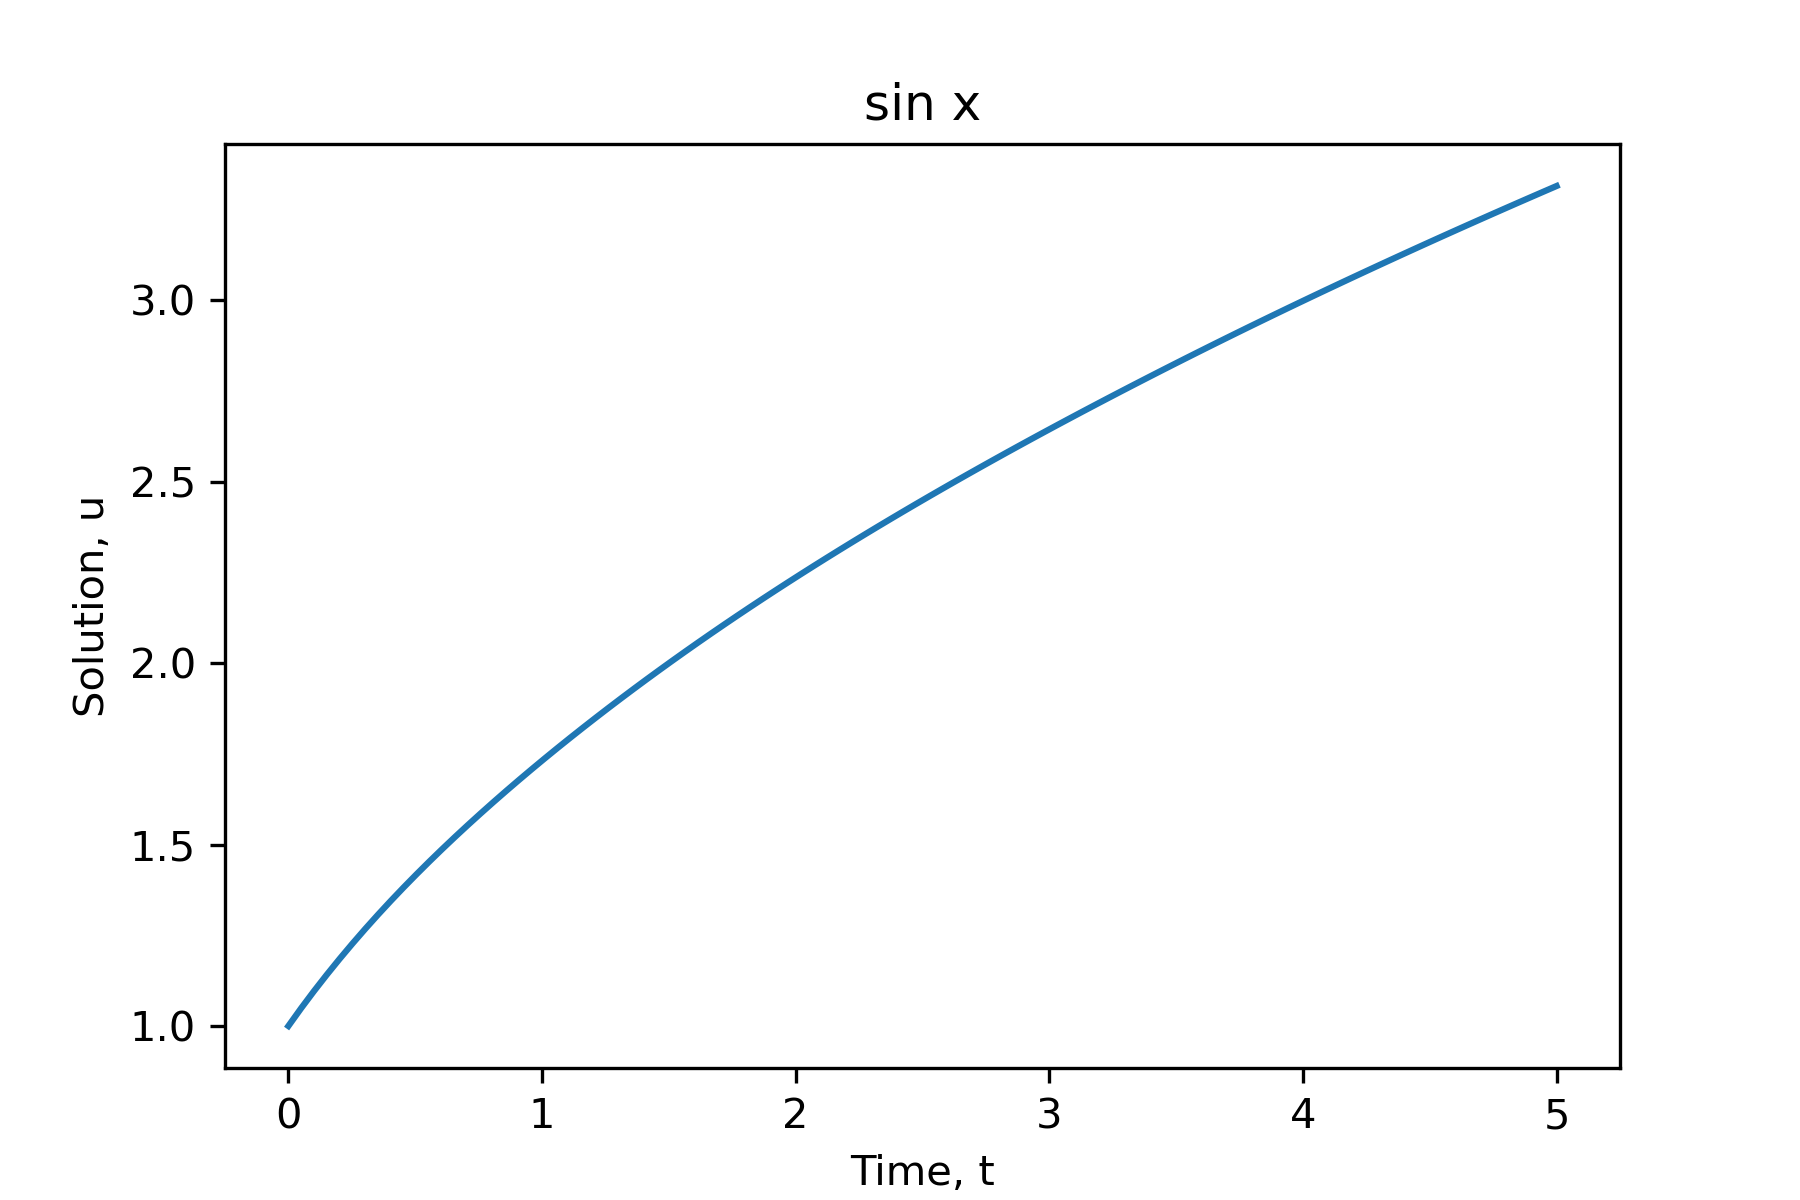

Reproduce this figure in Python.
# -*- coding: utf-8 -*-
"""
Created on Thu Apr 16 20:12:24 2026

@author: jyeyings
"""


import numpy as np
import tensorflow as tf
import scipy.integrate as scint
import matplotlib.pyplot as plt
import time
from keras.models import Sequential, load_model
from keras.layers import InputLayer, Dense #, Lambda
from tensorflow.keras import backend as K
from sklearn.metrics import explained_variance_score as evs
import pickle
#import pandas as pd
#import time
#import scipy.optimize
#import keras
#from keras.utils.vis_utils import plot_model
#from pinn import Sequentialmodel

from box import Box

#pip install python-box
start_time = time.time() 
# Configuration
t_ini = tf.constant([[0]],dtype=tf.float64)

t0, t1, gap= 0, 5, 100  #step size 0.01
sampling = 100
x0=[1]
#layers = np.array([1,3,2]) 
N_f = 50
epochs = 20
batch_size = 4

def make_data():    
    # global data
    data ={
           'x0': x0,   
           'numerical_sol': [],
           
           't':np.linspace(t0, t1, gap),
           't_train':[],
           'sort_t':[],
           'N_f': N_f,
           't_f':[], 
           
           'model': None, 
           'fname':None,
           
           'loss_':[],
           'loss_ic':[],
           'loss_f':[],
           'error_vec':[],
                      
           'u_fit': [],
           'u_pred':[],
           'u_test': [],
           'numerical_rhs':[],
           'grads':[],
           
           'y_numerical_idx':[],        #checking
           'numerical_neighbour': [],   #checking
           }
    return Box(data)

# x' = RHS(x,t)
def RHS(t, x):
    dxdt = 1/x
    #print('rhs dxdt is', dxdt)     
    #dydt = x[0] - x[1] - x[1]**2
    #print('rhs dydt is', dydt)
    #print('rhs dx_dy_dt is', [dxdt, dydt])
    return np.array([dxdt])

# Numerical solution
def get_numerical_sol(data,
        fun=RHS,
        t_span=(t0, t1),
        x0=x0,
        method="RK45",  # "BDF", "LSODA", "DOP853"
        t_eval=np.linspace(t0, t1, gap)
        ):
    sol = scint.solve_ivp(fun, t_span, x0, method, t_eval)
    
    data['numerical_sol'] = sol
    return sol

def prepare_input_data(data, N_f):
    t = data['t']
    idx = np.random.choice(t.shape[0], sampling-1, replace=False)
    
    t_random = t[idx]
    t_train = np.array(t_random)
    t_train = np.hstack((0,t_random))
    t_train = np.array(t_train).reshape(-1,1)
    
    numerical_sol = data['numerical_sol']
    y_numerical_idx = numerical_sol.y.T[idx,:]
    y_numerical_idx = np.vstack((x0, y_numerical_idx))    
       
    data['t_train'] = t_train
    data['y_numerical_idx'] = y_numerical_idx
    
    return t_train, y_numerical_idx 

def neighbour_data(data):
    
    t_train = data['t_train']
    
    '''Additional Random neighbouring Points'''
    #T_randpts = np.random.uniform(0,1,(N_f,2))  #based on t             #(N_f,2)
    t_randpts = tf.random.uniform(shape=[N_f], minval=t0, maxval=t1)    
      
    t_f = np.array(t_randpts).reshape(-1,1)    # append random points to extend training points   #(N_f,2)
    t_f = np.vstack((t_f, t_train))                   #(N_f+1,2)
    
    sort_t_f=sorted(set(t_f.ravel()))  #set to eliminate duplicate t selected
    t_eval=sort_t_f
    
    sol2 = scint.solve_ivp(fun=RHS, t_span=(t0,t1),y0=x0, method = 'RK45',t_eval=t_eval)

    data['t_f'] = t_f
    data['sort_t'] = sort_t_f
    data['numerical_neighbour'] = sol2    
    
    return t_f, sol2

def setting_model(data):
    
    t = data['t']
    sol = data['numerical_sol']
    t_train = data['t_train']
    sol_idx = data['y_numerical_idx']
    t_f = data['t_f']
    numerical_neighbour = data['numerical_neighbour']
    
    model = Sequential()
    model.add(InputLayer(input_shape=(1,),dtype=tf.float64))
    model.add(Dense(8, activation=tf.keras.activations.gelu,kernel_initializer="glorot_uniform", dtype=tf.float64))
    model.add(Dense(16, activation=tf.keras.activations.gelu, kernel_initializer="glorot_normal", dtype=tf.float64))
    #model.add(Dense(8, activation=tf.keras.activations.gelu, kernel_initializer="glorot_normal", dtype=tf.float64))
    #model.add(Dense(64, activation=tf.keras.activations.gelu, kernel_initializer="glorot_normal", dtype=tf.float64))
    model.add(Dense(32, activation=tf.keras.activations.gelu, kernel_initializer="glorot_normal", dtype=tf.float64))
    model.add(Dense(16, activation=tf.keras.activations.gelu, kernel_initializer="glorot_normal", dtype=tf.float64))
    model.add(Dense(8, activation=tf.keras.activations.gelu, kernel_initializer="glorot_uniform", dtype=tf.float64))
    model.add(Dense(1, activation=None, kernel_initializer="glorot_normal",dtype=tf.float64))

    model.summary()
    #plot_model(model,show_shapes=True)
    #model.trainable_variables
    #data['model'] = model
    
    ddt = RHS(t_f,numerical_neighbour.y)
    print('ddt is',ddt)
    #print('dxdt_rhs', dxdt_rhs)
    #print('dydt_rhs',dydt_rhs)
    
    #g = tf.Variable(t_f, dtype = 'float64', trainable = False)
    g = tf.convert_to_tensor(t_f)
    
    with tf.GradientTape(persistent=False) as tape:
        tape.watch(g)
        
        #model1 = load_model('recode_spiral_model.h5')
        u_eval = model(g)
        #print(u_eval)
    grads = tape.jacobian(u_eval, g)  
        #print(grads.values)
        #grads_select = tf.einsum('bxby->bxy',grads) #only one entry, the rest are zero
        #grads_final = grads_select[:,:]
        #print(grads_final)  #(100,2,1)
        
        #dx_dt = grads_final[:,0]
    dx_dt = grads[:,0,0]
        #print('dxdt is', dx_dt)
        #dy_dt = grads_final[:,1]
    #dy_dt = grads[:,1,0]
        #print('dydt is', dy_dt)
    
    f = dx_dt + u_eval #because this is the physics equation
    loss_f = tf.reduce_mean(tf.square(f))
    
    #f1 = dx_dt - ddt[:,0]   # does not work because LSODA also suffer from stiff
        #print('dxdt loss is', f1)
    #f2 = dy_dt - ddt[:,1]
        #print('dydt loss is', f2)
    
    #loss_f = tf.reduce_mean(tf.square(f1)) #+ tf.reduce_mean(tf.square(f2))
    
    with tf.GradientTape() as tape:
        tape.watch(t_ini)
        y_pred0 = model(t_ini)       # shape [1,2]
            
    J = tape.jacobian(y_pred0, t_ini)  
    #print(J)
   
    loss_ic = tf.reduce_mean(tf.square(y_pred0 - x0))
    
    def custom_loss(y_true, y_pred):
        
        #to_take = sampling + N_f - 5
        #loss_ic = K.mean(K.square(y_true[:to_take] - y_pred[:to_take]))
    
        loss_data = K.mean(K.square(tf.cast(y_true, tf.float32) - (tf.cast(y_pred, tf.float32))))

        # with tf.GradientTape() as tape:
        #     tape.watch(t_bc)
        #     y_pred_bc = model(t_bc)       # shape [1,2]
        #     #x_bc = y_pred_bc[:,0]
        #     #y_bc = y_pred_bc[:,1]

        # J_bc = tape.jacobian(y_pred_bc, t_bc)
                
        # print(J_bc)
 
        
        #loss_bc = tf.reduce_mean(tf.square(y_pred_bc - [x_bc,y_bc]))
        #print(loss_ic.numpy(), loss_f.numpy())
        
        loss = tf.cast(loss_data, tf.float32) + tf.cast(loss_ic, tf.float32) + tf.cast(loss_f, tf.float32)

        tf.print('loss on data is:', loss_data)
        tf.print('loss on ic is:', loss_ic)
        #tf.print('loss on bc is:', loss_bc)
        tf.print('loss on derivative(GTape) is:', loss_f)
        tf.print('total loss without bc is:', loss)
        
        return loss
        
    """3 steps: compile, fit, predict.       """
    #model.compile(loss='mse', optimizer='adam', metrics=['accuracy'])
    model.compile(loss=custom_loss, optimizer='RMSprop', metrics=['accuracy'])
    
    """model fitting"""
    t_to_array = tf.constant(t_train)
    y_to_fit = tf.constant(sol_idx)
    #print(y_to_fit)
    
    #x_test = sol.y.T[0]
    #y_test = sol.y.T[1]
    #model.fit(t_to_array, y_to_fit, batch_size,epochs)#, validation_data = (x_test, y_test))
    
    history = model.fit(t_to_array, y_to_fit, batch_size,epochs)#, validation_data = (x_test, y_test))
    #plt.plot(history.history['loss'], label='loss')
    #plt.semilogy(history.history['loss'], label='log_loss')
    #plt.legend()
    #plt.show()
    
    fig, ax1 = plt.subplots(1, 1, figsize=(8, 5))
    ax1.semilogy(history.history['loss'], label='log_loss')
    ax1.set_xlabel('number of iteration')#, fontdict=font)
    ax1.set_ylabel('loss value')#, fontdict=font)
    ax1.legend(loc='upper right')  
    fig.savefig('simple_logloss.png', dpi=300)
    #model.save('recode_spiral_model.h5')
    
    """model prediction      """
    u_pred = model(t_f)
   
    #Checking performance of model with all t as testing data
    t=np.array(t).reshape(-1,1)
    u_test = model(t)
    
    #ic_x = tf.reduce_mean(tf.square(sol.y.T - u_test))
    #ic_y = tf.reduce_mean(tf.square(sol.y.T[:,1] - u_test[:,1]))
    #ic_all = ic_x #+ ic_y
    
    #ddt_all = RHS2(t,sol.y.T)
    
    # h = tf.convert_to_tensor(t)
        
    # with tf.GradientTape(persistent=False) as tape:
    #     tape.watch(h)
                 
    #     #model1 = load_model('recode_spiral_model.h5')
    #     u_fit = model(h)
    #     #print(u_test)
    #     grads = tape.jacobian(u_fit, h)  
    #     grads_select = tf.einsum('bxby->bxy',grads) #only one entry, the rest are zero
    #     grads_final = grads_select[:,:]
    #         #print(grads.values)
    #     #allgrads = grads[:,:,0,0]
    #     dx_dt = grads_final[:,0]
    #     dy_dt = grads_final[:,1]
    
    #     f_all1 = tf.reduce_mean(tf.square(dx_dt - ddt_all[:,0]))
    #     f_all2 = tf.reduce_mean(tf.square(dy_dt - ddt_all[:,0]))
    #     loss_fall = f_all1 + f_all2

    #     print('Derivatives loss on testing data dxdt', f_all1)
    #     print('Derivatives loss on testing data dydt',f_all2)
    #     print('Data loss', ic_all)
    #     print('Total testing data loss', loss_fall + ic_all)
     
    model.save('sign.keras')
    
    data['u_pred'] = u_pred
    data['u_test'] = u_test
    
    return u_pred, u_test, model
    
def loss_ic(data):
    sol_neighbour = data['numerical_neighbour']
    u_pred = data['u_pred']
    
    to_take = sampling + N_f - 10
    loss_ic = tf.reduce_mean(tf.square(sol_neighbour.y.T[:to_take] - u_pred[:to_take]))
        
    data['loss_ic'] = loss_ic
    return loss_ic

def loss_ODE(data):
    
    t_f = data['t_f']
    numerical_neighbour = data['numerical_neighbour']
    model = data['model']
    #u_pred = data['u_pred']
        
    g = tf.Variable(t_f, dtype = 'float64', trainable = False)
    #h = tf.Variable(u_pred)
    #x = tf.Variable(u_pred)
     
    with tf.GradientTape(persistent=False) as tape:
        tape.watch(g)
       # tape.watch(x)
         
        #model1 = load_model('recode_spiral_model.h5')
        u_eval = model(g)
        
        grads = tape.jacobian(u_eval, g)  
        
        allgrads = grads[:,:,0,0]
        dx_dt = allgrads[:,0:1]
        dy_dt = allgrads[:,1:2]
        #x = tf.Variable(u_eval[:,0])
       # y = tf.Variable(u_eval[:,1])
        #dx_dt = tape.gradient(u_eval,g)        
        #dx_dt, dy_dt = tape.gradient((x,y), g)
        
   #     del(tape)
        #[dl_dw, dl_db] =tape.gradient(loss, [w, b])
    
    dxdt_rhs, dydt_rhs = RHS(t_f,numerical_neighbour.y.T)
    
    f1 = dx_dt - dxdt_rhs 
    f2 = dy_dt - dydt_rhs

    loss_f = tf.reduce_mean(tf.square(f1)+tf.square(f2))
 
    data['grads'] = grads
    data['loss_f'] = loss_f
    return loss_f

def visualize(data):
    numerical_sol = data['numerical_sol']
    y_numerical_idx = data['y_numerical_idx']
    numerical_neighbour = data['numerical_neighbour']
    sort_t = data['sort_t']
    u_pred = data['u_pred']
    u_test = data['u_test']
    t = data['t']
    
    #plt.subplot(131)
    #plt.plot(numerical_sol.y[0,:], numerical_sol.y[1,:])
    #plt.subplot(132)
    #plt.plot(y_numerical_idx[:,0], y_numerical_idx[:,1],'x')
    #plt.subplot(133)
    #plt.plot(numerical_neighbour.y[0,:], numerical_neighbour.y[1,:])
    #plt.show()
    
    # fig,ax1 = plt.subplots(1,1)
    # fig.suptitle("Results comparison between RK45 and PINNs with training data", fontsize=12)
    # ax1.plot(numerical_neighbour.y[0,:],label='RK45')
    # ax1.legend(loc='upper right')
    # ax1.plot(u_pred[:,0],'x',label='PINNs')
    # ax1.set_xlabel('count')#, fontdict=font)
    # ax1.set_ylabel('x')#, fontdict=font)
    # ax1.legend(loc='upper right')
    # plt.show()
    # fig.savefig('stiff_linear.png', dpi=300)

    # fig,ax2 = plt.subplots(1,1)
    # fig.suptitle("RK45 vs PINNs", fontsize=12)
    # ax2.plot(numerical_sol.y[0,:], label='RK45')
    # ax2.legend(loc='upper right')
    # ax2.plot(u_test[:,0],'x',label='PINNs')
    # ax2.set_xlabel('count')#, fontdict=font)
    # ax2.set_ylabel('x')#, fontdict=font)
    # ax2.legend(loc='upper right')
    # plt.show()
    # fig.savefig('stiff_linear_test.png', dpi=300)
    
    
    fig,ax5 = plt.subplots(1,1)
    # Plot the trajectory
    ax5.plot(t,numerical_sol.y[0,:]) #
    # Set labels and title
    ax5.set_xlabel("Time, t")
    ax5.set_ylabel("Solution, u")
    ax5.set_title("sin x")
    # Display the plot
    plt.show()
    fig.savefig('sign_func.png', dpi=300)
    
    #fig,ax6 = plt.subplots(figsize=(10, 8))
    # fig,ax6 = plt.subplots(1,1)
    # # Plot the trajectory
    # ax6.plot(sort_t,numerical_neighbour.y[0,:]) #
    # # Set labels and title
    # ax6.set_xlabel("Time, t")
    # ax6.set_ylabel("Solution, y")
    # ax6.set_title("1D Stiff Linear_PINNs")
    # # Display the plot
    # plt.show()
    # fig.savefig('sinx_neigh.png', dpi=300)
    
    #fig,ax6 = plt.subplots(figsize=(10, 8))
    fig,ax7 = plt.subplots(1,1)
    # Plot the trajectory
    ax7.plot(t,numerical_sol.y[0,:],'x' , label='Data(RK45)') #2
    ax7.legend(loc='upper left')
    ax7.plot(t,u_test[:,0], label='Data(PINNs)') #
    ax7.legend(loc='upper left')
    # Set labels and title
    ax7.set_xlabel("Time, t")
    ax7.set_ylabel("Solution, x(t)")
    #ax7.set_title("sin x")
    # Display the plot
    plt.show()
    fig.savefig('1 over x.png', dpi=300)
    

def save_output(data, fname="sign_func.pkl"):
    with open(fname, 'bw') as f:
        pickle.dump(data,f)
        
def main():
    data = make_data()   
    get_numerical_sol(data)
    prepare_input_data(data, N_f=N_f)
    neighbour_data(data)
        
    tmp, tmp, model = setting_model(data)
    #loss_ic(data)
    #loss_ODE(data)
    
    visualize(data)
    save_output(data, fname="sign_func.pkl")
    
    elapsed = time.time() - start_time 
    print('Training time: %.2f' % (elapsed))
    
    return data, model

#if __name__ == "__main__":
#    main(layers, fname='recode_spiral.pkl')

data,model = main()
#data=main()
#save model
